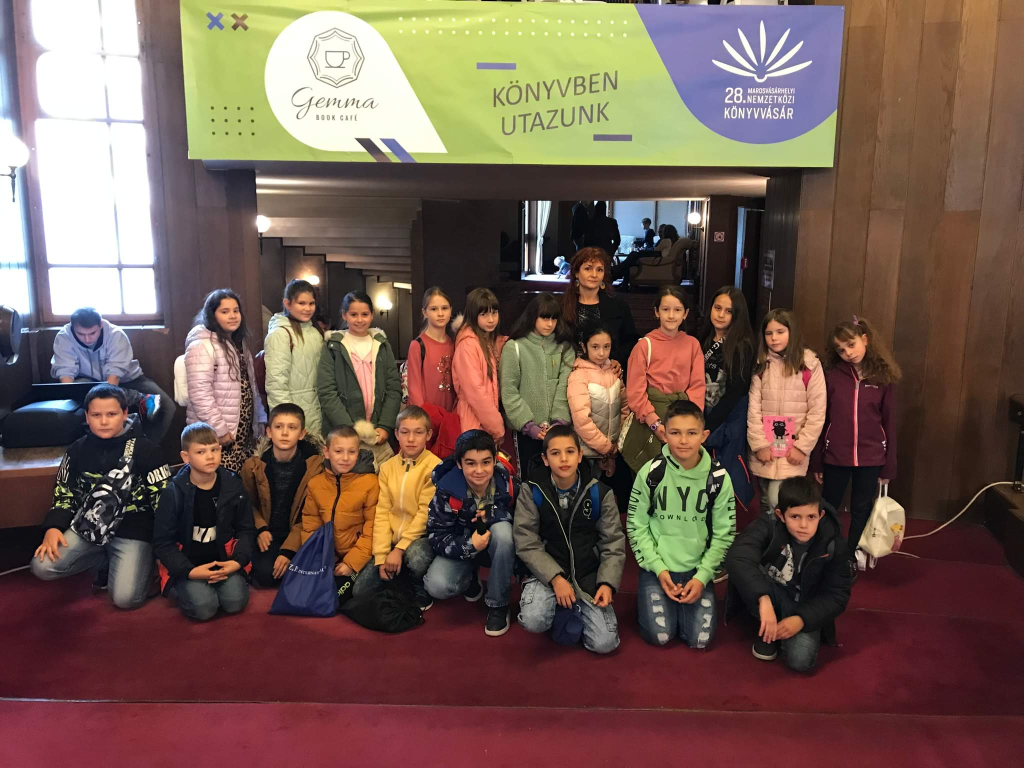
#> input picture other/img/received_534681314799167.jpg, 2048 x 1536 px (shown at 1/2 size)
$ python face_detect.py
#> lines starting #> are read from the running program, lines starting #| are printed output that depends on the picture; after the words box and inside, x2 and y2 are one past the last pixel; in counts of white or black regions, pixels touching at a corner belong together
### rescale.py
import cv2 as cv


# rescale function
def rescaleFrame(frame, scale=.5):
#> called with scale = 0.5
  width = int(frame.shape[1] * scale)
#> width = 1024
  height = int(frame.shape[0] * scale)
#> height = 768

  dimensions = (width, height)
#> dimensions = (1024, 768)

  return cv.resize(frame, dimensions, interpolation=cv.INTER_AREA)
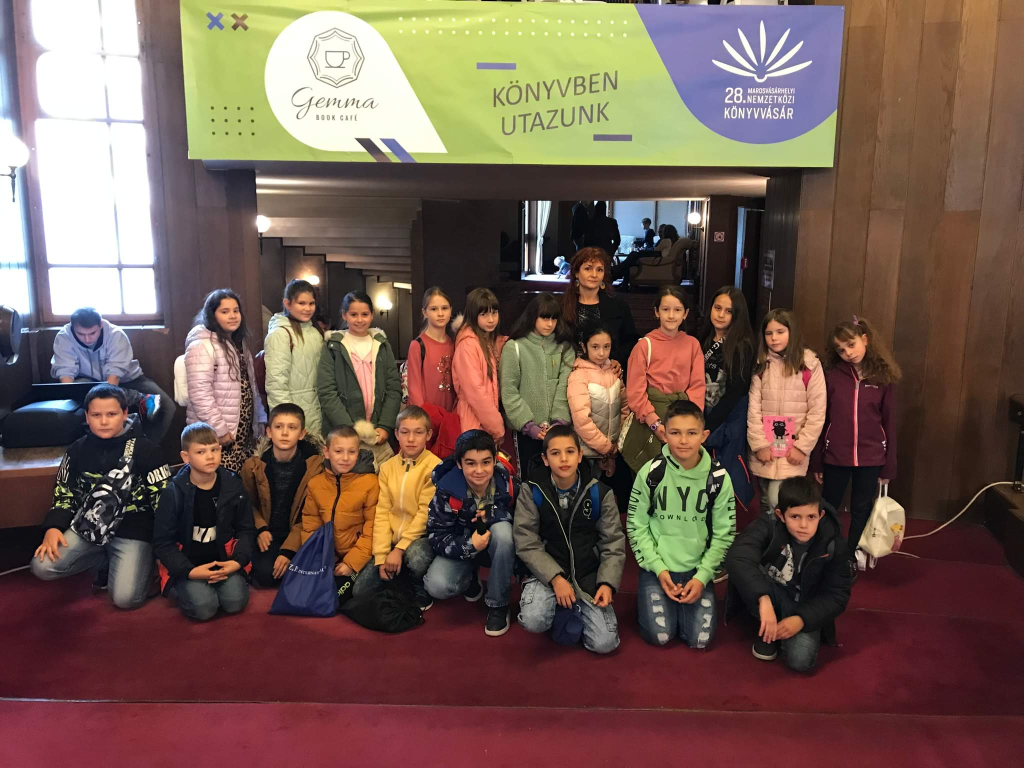
#> returned value: shape (768, 1024, 3); mean of channels 0, 1, 2 80.2, 90.5, 114; drawn as B, G, R

# change resolution of live video
def changeRes(width, height):
  capture.set(3, width)
  capture.set(4, height)


# [24 lines of commented-out code are left out]

### other/face_detect.py

import cv2 as cv
import rescale as rs

img = rs.rescaleFrame(cv.imread('./img/received_534681314799167.jpg'))
cv.imshow('Group of 5 people', img)

gray = cv.cvtColor(img, cv.COLOR_BGR2GRAY)
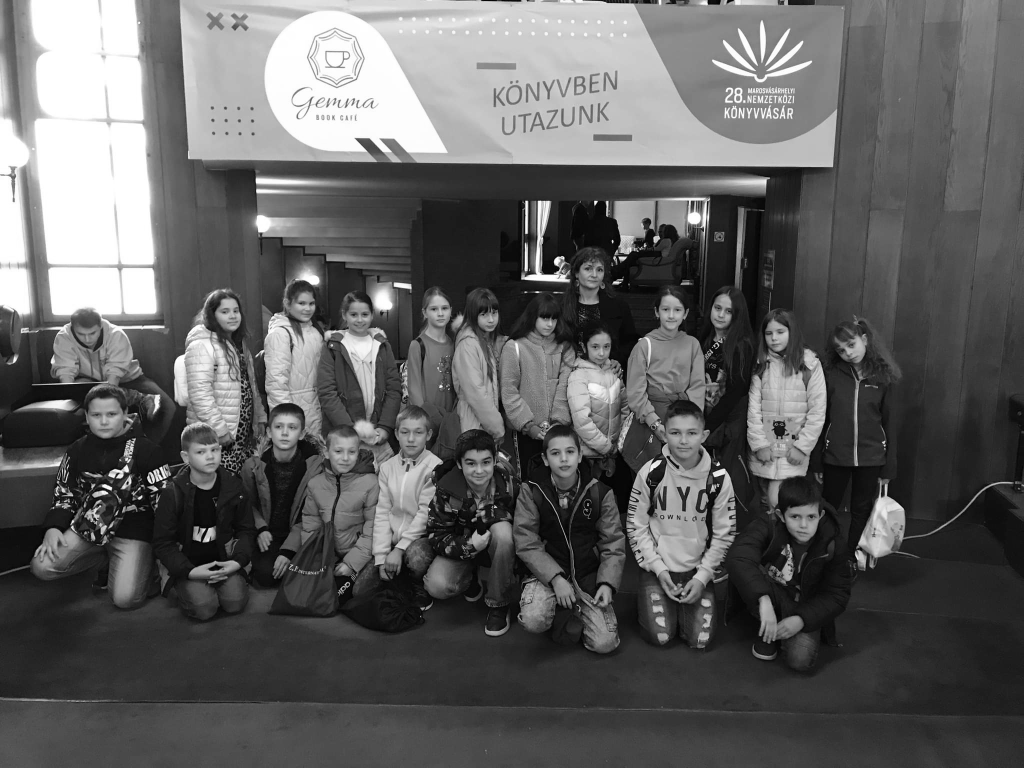
#> gray: shape (768, 1024); min 0, max 255, mean 96.4
cv.imshow('Gray People', gray)

haar_cascade = cv.CascadeClassifier('haar_face.xml')

faces_rect = haar_cascade.detectMultiScale(gray, scaleFactor=1.15, minNeighbors=4)
#> faces_rect = 19 rows, first 6: [578, 258, 31, 31], [292, 293, 28, 28], [423, 296, 33, 33], [655, 297, 33, 33], [705, 297, 35, 35], [216, 300, 30, 30]

print(f'Number of faces found = {len(faces_rect)}')
#| Number of faces found = 19

for (x,y,w,h) in faces_rect:
    cv.rectangle(img, (x,y), (x+w,y+h), (0,255,0), thickness=2)
#> this loop made 19 passes
#> (x, y, w, h) on passes 1 to 12: (578, 258, 31, 31), (292, 293, 28, 28), (423, 296, 33, 33), (655, 297, 33, 33), (705, 297, 35, 35), (216, 300, 30, 30), (343, 303, 32, 32), (759, 321, 30, 30), (585, 335, 32, 32), (194, 440, 32, 32), (264, 411, 42, 42), (391, 416, 41, 41)
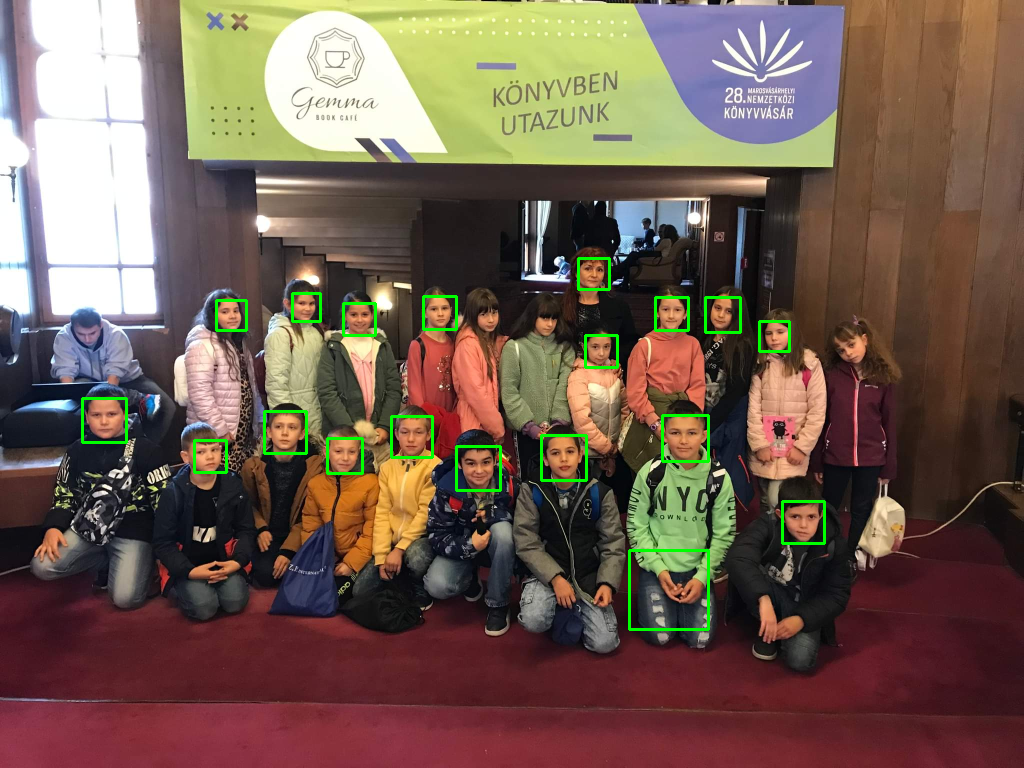
#> img: shape (768, 1024, 3); 1.11% of pixels changed, all inside (x1, y1, x2, y2) = (81, 257, 826, 631); drawn as B, G, R

cv.imshow('Detected Faces', img)


cv.waitKey(0)
